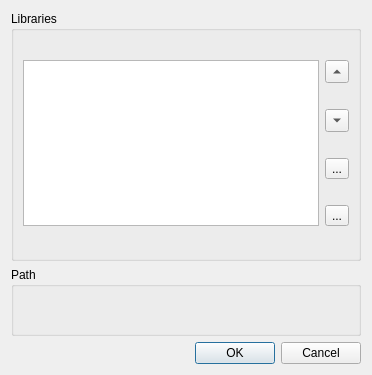
<?xml version="1.0" encoding="UTF-8"?>
<ui version="4.0">
 <class>DlgChangeLibraryUI</class>
 <widget class="QDialog" name="DlgChangeLibraryUI">
  <property name="geometry">
   <rect>
    <x>0</x>
    <y>0</y>
    <width>372</width>
    <height>375</height>
   </rect>
  </property>
  <property name="windowTitle">
   <string>Add/remove library</string>
  </property>
  <layout class="QVBoxLayout" name="verticalLayout">
   <item>
    <widget class="QGroupBox" name="lsGbx">
     <property name="minimumSize">
      <size>
       <width>0</width>
       <height>250</height>
      </size>
     </property>
     <property name="title">
      <string>Libraries</string>
     </property>
     <layout class="QGridLayout" name="gridLayout_2">
      <property name="sizeConstraint">
       <enum>QLayout::SetDefaultConstraint</enum>
      </property>
      <item row="0" column="0" rowspan="4">
       <widget class="QListWidget" name="lsLstWdt"/>
      </item>
      <item row="0" column="1">
       <widget class="QToolButton" name="upBtn">
        <property name="text">
         <string>...</string>
        </property>
        <property name="arrowType">
         <enum>Qt::UpArrow</enum>
        </property>
       </widget>
      </item>
      <item row="1" column="1">
       <widget class="QToolButton" name="downBtn">
        <property name="text">
         <string>...</string>
        </property>
        <property name="arrowType">
         <enum>Qt::DownArrow</enum>
        </property>
       </widget>
      </item>
      <item row="2" column="1">
       <widget class="QToolButton" name="addBtn">
        <property name="text">
         <string>...</string>
        </property>
        <property name="icon">
         <iconset resource="../pdme.qrc">
          <normaloff>:/images/new.png</normaloff>:/images/new.png</iconset>
        </property>
       </widget>
      </item>
      <item row="3" column="1">
       <widget class="QToolButton" name="removeBtn">
        <property name="text">
         <string>...</string>
        </property>
        <property name="icon">
         <iconset resource="../pdme.qrc">
          <normaloff>:/images/delete.png</normaloff>:/images/delete.png</iconset>
        </property>
       </widget>
      </item>
     </layout>
    </widget>
   </item>
   <item>
    <widget class="QGroupBox" name="PathGbx">
     <property name="title">
      <string>Path</string>
     </property>
     <layout class="QVBoxLayout" name="verticalLayout_2">
      <item>
       <widget class="QLabel" name="pathLbl">
        <property name="text">
         <string/>
        </property>
       </widget>
      </item>
     </layout>
    </widget>
   </item>
   <item>
    <widget class="QDialogButtonBox" name="buttonBox">
     <property name="orientation">
      <enum>Qt::Horizontal</enum>
     </property>
     <property name="standardButtons">
      <set>QDialogButtonBox::Cancel|QDialogButtonBox::Ok</set>
     </property>
    </widget>
   </item>
  </layout>
 </widget>
 <resources>
  <include location="../pdme.qrc"/>
 </resources>
 <connections>
  <connection>
   <sender>buttonBox</sender>
   <signal>accepted()</signal>
   <receiver>DlgChangeLibraryUI</receiver>
   <slot>accept()</slot>
   <hints>
    <hint type="sourcelabel">
     <x>248</x>
     <y>254</y>
    </hint>
    <hint type="destinationlabel">
     <x>157</x>
     <y>274</y>
    </hint>
   </hints>
  </connection>
  <connection>
   <sender>buttonBox</sender>
   <signal>rejected()</signal>
   <receiver>DlgChangeLibraryUI</receiver>
   <slot>reject()</slot>
   <hints>
    <hint type="sourcelabel">
     <x>316</x>
     <y>260</y>
    </hint>
    <hint type="destinationlabel">
     <x>286</x>
     <y>274</y>
    </hint>
   </hints>
  </connection>
 </connections>
</ui>
